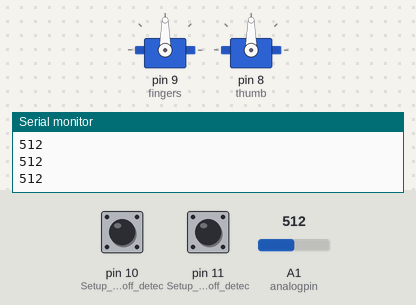
This sketch was run on a simulated Arduino Uno, built with avr-gcc and run on an emulated ATmega328P. On the bench: 2 × servo, the last lines printed to the serial monitor. The test bench sets the inputs (shaded band); at power-on: A1 (analogpin) = 512, pin 10 (Setup_for_leads_off_detec) LOW, pin 11 (Setup_for_leads_off_detec) LOW.

Above: at 1.2 s.
1.3 s: A1 (analogpin) set to 538
2.8 s: A1 (analogpin) set to 564
At 3.9 s:
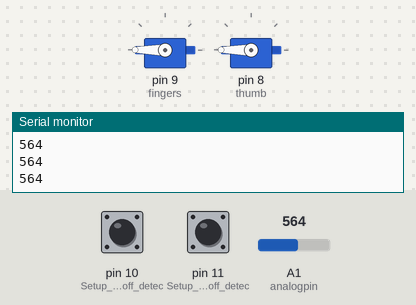
5.8 s: pin 10 (Setup_for_leads_off_detec) pulled HIGH for 0.15 s
7.7 s: A1 (analogpin) set to 540
At 8.6 s:
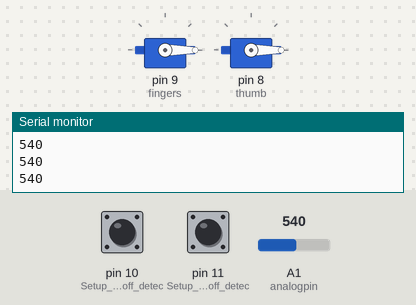
Timing chart, 0 to 10.2 s (numbered marks = the images above; inputs shaded):
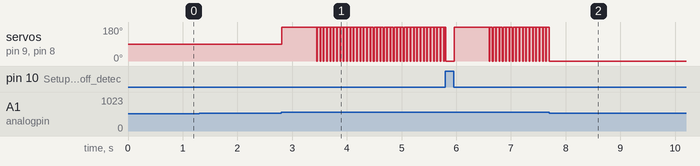

The sketch:

ECG_heartmonitorCode.ino
```cpp
#include <Servo.h>

Servo thumb, fingers;
/******************************************************************************
Heart_Rate_Display.ino
Demo Program for AD8232 Heart Rate sensor.
Casey Kuhns @ SparkFun Electronics
6/27/2014
https://github.com/sparkfun/AD8232_Heart_Rate_Monitor
The AD8232 Heart Rate sensor is a low cost EKG/ECG sensor.  This example shows
how to create an ECG with real time display.  The display is using Processing.
This sketch is based heavily on the Graphing Tutorial provided in the Arduino
IDE. http://www.arduino.cc/en/Tutorial/Graph
Resources:
This program requires a Processing sketch to view the data in real time.
Development environment specifics:
  IDE: Arduino 1.0.5
  Hardware Platform: Arduino Pro 3.3V/8MHz
  AD8232 Heart Monitor Version: 1.0
This code is beerware. If you see me (or any other SparkFun employee) at the
local pub, and you've found our code helpful, please buy us a round!
Distributed as-is; no warranty is given.
******************************************************************************/

int analogpin = A1;
int val = 0;
void setup() {
  // initialize the serial communication:
  Serial.begin(9600);
  pinMode(10, INPUT); // Setup for leads off detection LO +
  pinMode(11, INPUT); // Setup for leads off detection LO -
  fingers.attach(9);  //Attach the servo for the four fingers to pin9
  thumb.attach(8);   // Attach the servo for the thumb to pin 8
}

void loop() {

  if((digitalRead(10) == 1)||(digitalRead(11) == 1)){
    Serial.println('---------');

  }
  else{
    val = analogRead(analogpin); //muscle sensor connected to pin A1 being stated as val
  Serial.println(val);
  if( val > 550) //if you flex and the sensor value is greater than 550 then close servos--adjust this value to your muscle sensor value
  {
    thumb.write(180);
    fingers.write(180);
    delay(10);
  }
   if( val > 550){
    thumb.write(-180);
    fingers.write(-180);
  delay(10);
    }
  }
}
```

Measured:
- the behaviour switches between 550 and 551 on A1 (analogpin) (found by bisection; images 0 and 1)
- after the input at 2.8 s, servo on pin 9 (fingers), servo on pin 8 (thumb): 90° → 180° at once, then repeats every 0.06 s: 0° 0.01 s, 180° 0.05 s
- after the input at 7.7 s, servo on pin 9 (fingers), servo on pin 8 (thumb): stops changing and stays 0°
